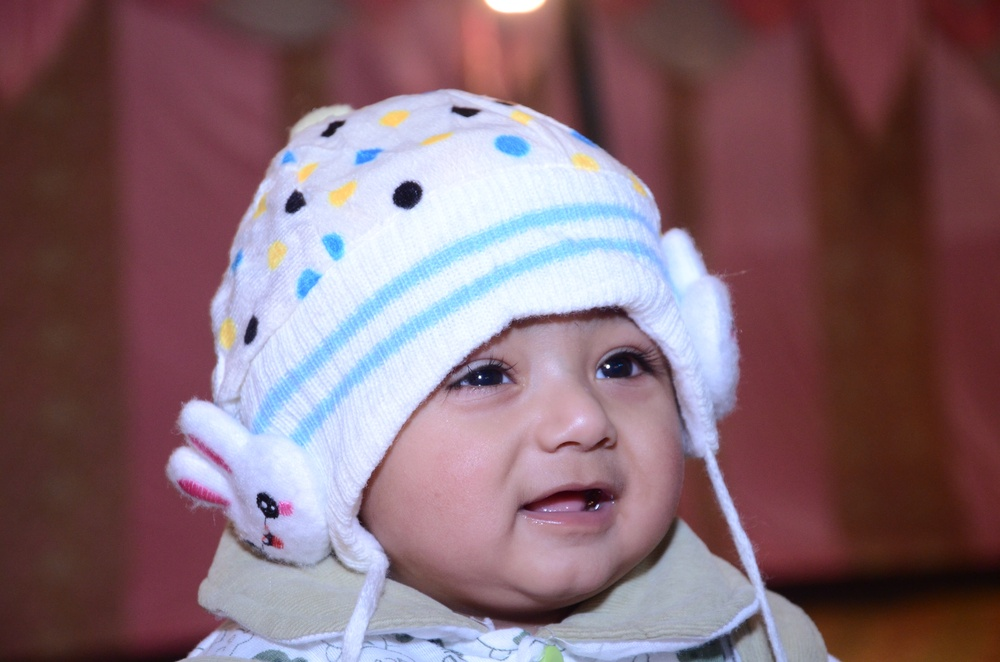
#> input picture sketcher/shivansh.JPG, 1000 x 662 px, shrunk from 4928 x 3264 before the run
$ python edges.py
#> lines starting #> are read from the running program, lines starting #| are printed output that depends on the picture; after the words box and inside, x2 and y2 are one past the last pixel; in counts of white or black regions, pixels touching at a corner belong together
import cv2
import numpy as np
from matplotlib import pyplot as plt

# i = cv2.imread('gudia.JPG',0);
i = cv2.imread('shivansh.JPG',0);
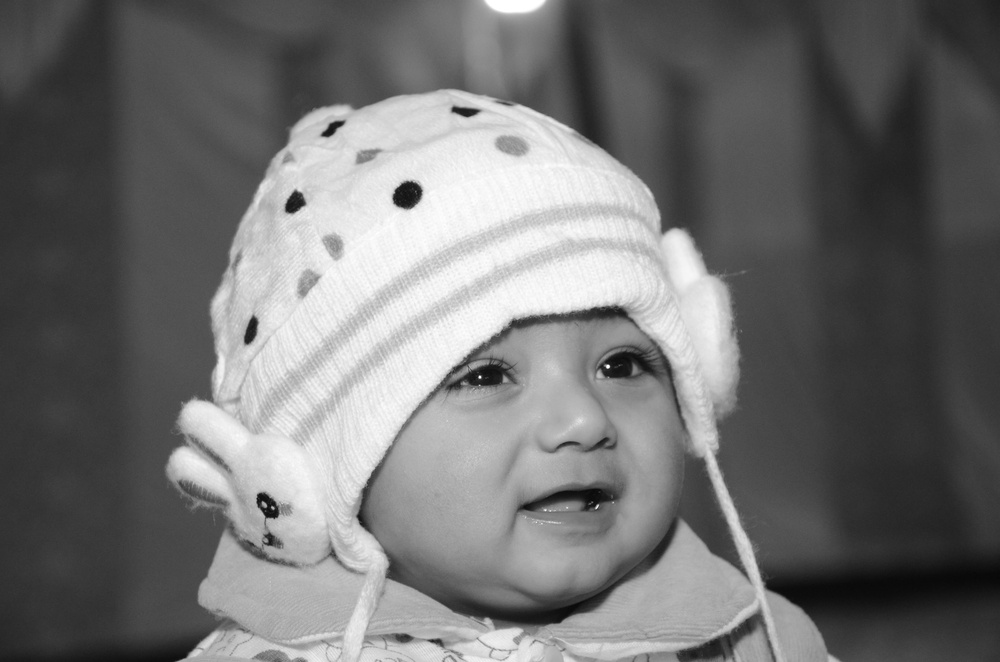
#> i: shape (662, 1000); min 8, max 255, mean 113.4

e = cv2.Canny(i,0,125);
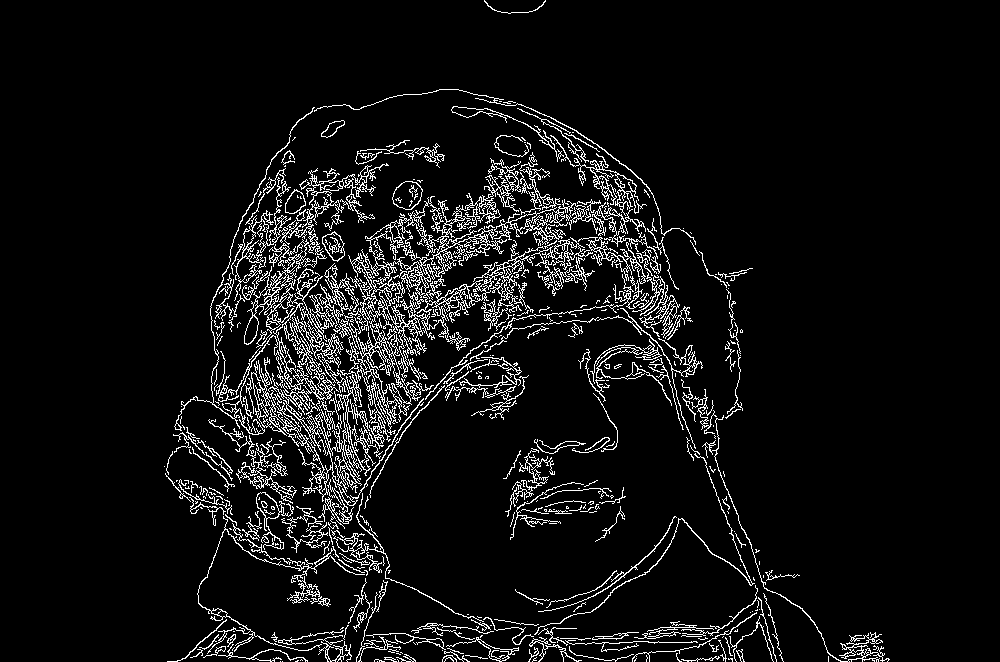
#> e: shape (662, 1000); 6.7% white in thin lines or dots, all inside (x1, y1, x2, y2) = (164, 0, 890, 662)

plt.subplot(121);
plt.imshow(i,cmap='gray');
plt.title('original');
plt.xticks([]);
plt.yticks([]);
plt.subplot(122);
plt.imshow(e,cmap='gray');
plt.title('edges');
plt.xticks([]);
plt.yticks([]);

plt.show();
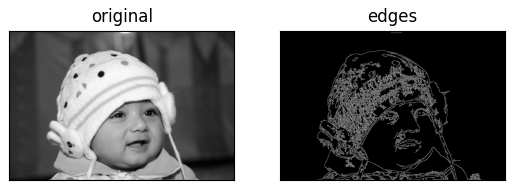
#> figure drawn by matplotlib, 2 panels

$ run again, with sketcher/DSC_5328.JPG copied over sketcher/shivansh.JPG
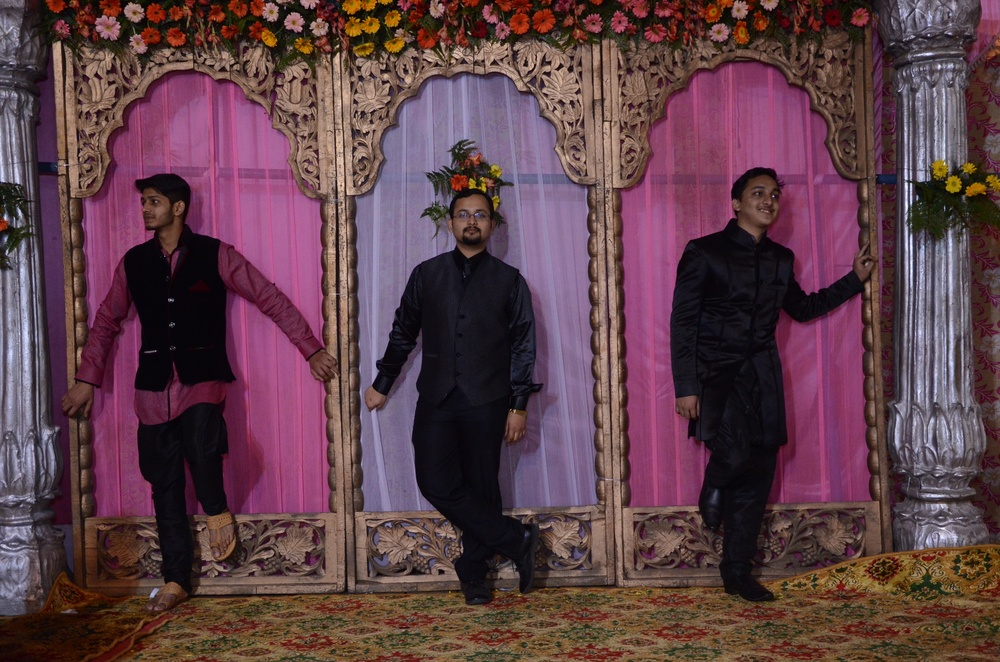
#> input picture sketcher/DSC_5328.JPG, 1000 x 662 px, shrunk from 4928 x 3264 before the run
#> `e = cv2.Canny(i,0,125);`:
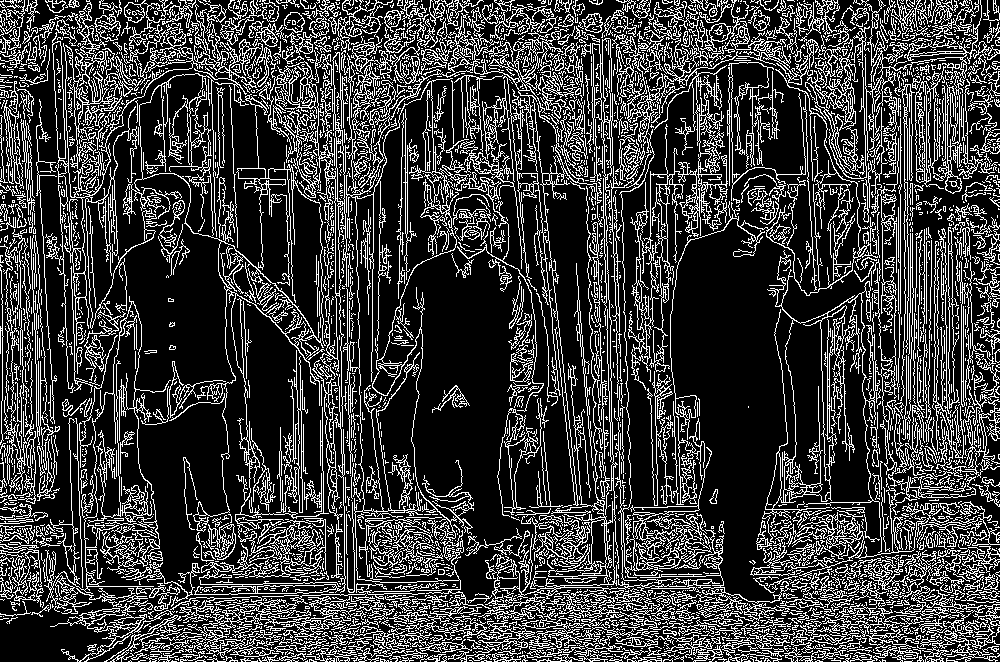
#> e: shape (662, 1000); 23.7% white in thin lines or dots
#> `plt.show();`:
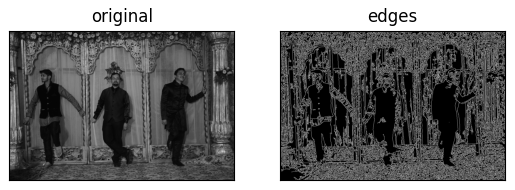
#> figure drawn by matplotlib, 2 panels
